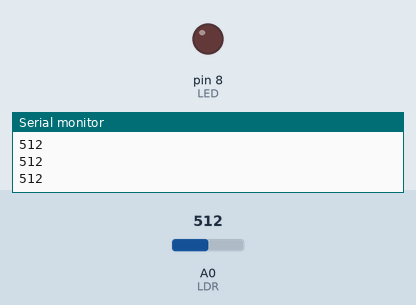
Bench run of a sketch on a simulated Arduino Uno, built with avr-gcc and run on an emulated ATmega328P. Parts: output pins drawn as LEDs (lit = HIGH), the last lines printed to the serial monitor. Inputs (shaded band) come from the test bench; at power-on: A0 (LDR) = 512.

Above: at 1.2 s.
1.3 s: A0 (LDR) set to 489
At 2.2 s:
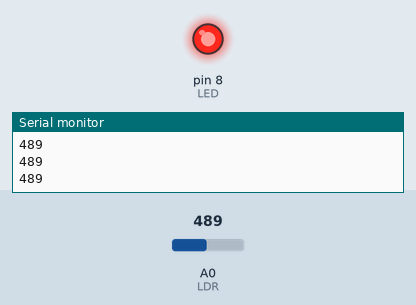
2.8 s: A0 (LDR) set to 510
At 3.5 s:
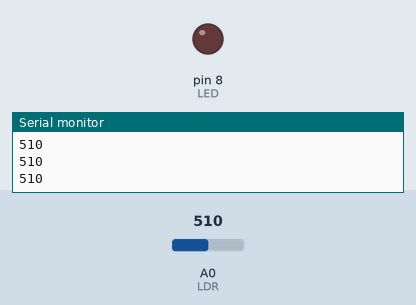
4.3 s: A0 (LDR) set to 490
At 4.8 s:
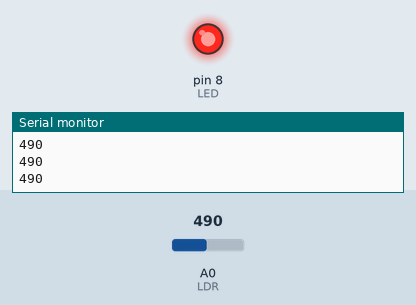
Timing chart, 0 to 7.3 s (numbered marks = the images above; inputs shaded):
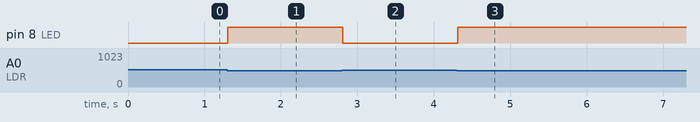

Measured:
- the behaviour switches between 500 and 499 on A0 (LDR) (found by bisection; images 0 and 1)
- after the input at 1.3 s, pin 8 (LED): LOW → HIGH at once
- after the input at 2.8 s, pin 8 (LED): HIGH → LOW at once
- after the input at 4.3 s, pin 8 (LED): LOW → HIGH at once

The sketch:

sketch.ino
```cpp
const int LDR = A0;      // LDR connected to A0
const int LED = 8;      // LED connected to pin 13

void setup() {
  pinMode(LED, OUTPUT);
    Serial.begin(9600);
    }

    void loop() {
      int light = analogRead(LDR);
        Serial.println(light);

          if (light < 500) {      // Dark
              digitalWrite(LED, HIGH);
                } else {                // Bright
                    digitalWrite(LED, LOW);
                      }

                        delay(100);
                        }
```
